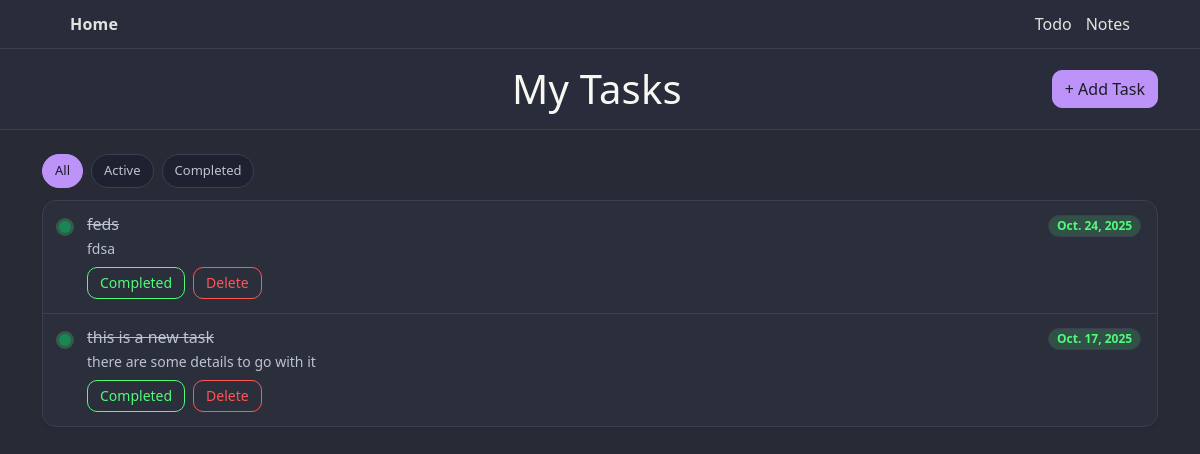
/todo/, run on the app's committed database.
### todo/models.py (models this page shows, shortened)
class Tasks(models.Model):
    title = models.CharField(max_length=255)
    details = models.TextField(blank=True)
    is_done = models.BooleanField(default=False)
    due_date = models.DateField(null=True, blank=True)
    created_at = models.DateTimeField(auto_now_add=True)
    completed_at = models.DateTimeField(null=True, blank=True)

### todo/views.py (the view)
# urls.py: path("", views.index, name="index")
def index(request):
    tasks = Tasks.objects.order_by("is_done", "-created_at")
    task_context = {"tasks": tasks}
    return render(request, "todo/index.html", task_context)

### todo/templates/todo/index.html (shortened to what this page needs)
{% extends "todo/layout.html" %}
{% load static %}
{% block style %}
<link rel="stylesheet" href="{% static 'todo/css/index.css' %}">
{% endblock %}
{% block body %}
  <header class="app-header">
    <div class="container py-3 d-flex align-items-center justify-content-between">
      <h1 class="h1 mb-0 app-title text-center flex-grow-1">My Tasks</h1>
      <button class="btn btn-primary btn-icon" data-bs-toggle="modal" data-bs-target="#addTaskModal">
        <span>+ Add Task</span>
      </button>
    </div>
  </header>
  <main class="container py-4">
    {% if tasks %}
      <div class="filter-bar">
        <span class="chip active" data-filter="all">All</span>
        <span class="chip" data-filter="active">Active</span>
        <span class="chip" data-filter="completed">Completed</span>
      </div>
      <div class="tasks-card shadow-sm">
        <ul class="list-group list-group-flush">
          {% for task in tasks %}
            <li class="list-group-item d-flex gap-3 align-items-start task-item {% if task.is_done %}is-done{% endif %}">
              <div class="status-dot flex-shrink-0 {% if task.is_done %}bg-success{% else %}bg-secondary{% endif %}"></div>
              <div class="flex-grow-1">
                <div class="d-flex justify-content-between align-items-start">
                  <h6 class="mb-1 task-title {% if task.is_done %}text-muted{% endif %}">{{ task.title }}</h6>
                  {% if task.due_date %}
                    <span class="badge rounded-pill {% if task.is_done %}badge-soft-success{% else %}badge-soft-warning{% endif %}">{{ task.due_date }}</span>
                  {% endif %}
                </div>
                {% if task.details %}
                  <div class="text-muted small">{{ task.details }}</div>
                {% endif %}
                <div class="task-actions d-flex gap-2 mt-2">
                  {% if task.is_done %}
                    <form method="post" action="{% url 'todo:toggle' task.id %}">
                      <button type="submit" class="btn btn-outline-success btn-sm" id="complete">Completed</button>
                    </form>
                  {% else %}
                    <form method="post" action="{% url 'todo:toggle' task.id %}">
                      {% csrf_token %}
                      <button type="submit" class="btn btn-outline-primary btn-sm" id="not_complete">Mark Complete</button>
                    </form>
                  {% endif %}
                  <form method="post" action="{% url 'todo:delete' task.id %}">
                    <button type="submit" class="btn btn-outline-danger btn-sm" id="delete_task">Delete</button>
                  </form>
                </div>
              </div>
            </li>
          {% endfor %}
        </ul>
      </div>
    {% else %}
      <div class="empty-state">
        <h6 class="mb-1">No tasks yet</h6>
        <p class="mb-3 small">Add your first task to get started.</p>
        <button class="btn btn-primary btn-sm" data-bs-toggle="modal" data-bs-target="#addTaskModal">Add Task</button>
      </div>
    {% endif %}
  </main>
{% endblock %}

### static/css/site-header.css (style rules this page uses)
:root { --bg: #282a36; --surface: #2b2e3b; --card: #2b2e3b; --text: #f8f8f2; --muted: #bdc2d1; --accent: #bd93f9; --accent-2: #50fa7b; --border: #3b3f51; }

### todo/static/todo/css/index.css (style rules this page uses)
:root { --bg: #282a36; --surface: #2b2e3b; --surface-2: #1f2130; --border: #3b3f51; --text: #f8f8f2; --muted: #bdc2d1; --subtle: #6272a4; --purple: #bd93f9; --green: #50fa7b; --cyan: #8be9fd; --pink: #ff79c6; --orange: #ffb86c; --red: #ff5555; --yellow: #f1fa8c; }
body { background: var(--bg); color: var(--text); min-height: 100vh; }
.app-header { position: sticky; top: 0; z-index: 1020; background: rgba(43,46,59,.9); backdrop-filter: saturate(160%) blur(8px); border-bottom: 1px solid var(--border); }
.tasks-card { background: var(--surface); border: 1px solid var(--border); border-radius: 14px; }
.list-group-flush > .list-group-item { padding: 14px 16px; background: transparent; color: var(--text); border-color: var(--border); }
.list-group-item.task-item { transition: background-color .15s ease, transform .08s ease; }
.status-dot { width: 12px; height: 12px; border-radius: 50%; margin-top: 6px; box-shadow: 0 0 0 3px rgba(189,147,249,.18); }
.is-done .task-title { text-decoration: line-through; color: var(--subtle); }
.is-done .status-dot { box-shadow: 0 0 0 3px rgba(80,250,123,.22); }
.task-actions .btn { height: 32px; padding: 0 12px; }
.badge-soft-success { background-color: rgba(80,250,123,.16); color: var(--green); }
.app-title { letter-spacing: .2px; color: var(--text); }
.btn-icon { display: inline-flex; align-items: center; gap: .5rem; }
.btn-primary { background-color: var(--purple); border-color: var(--purple); color: #1b1c24; }
.btn-outline-success { color: var(--green); border-color: var(--green); }
.btn-outline-danger { color: var(--red); border-color: var(--red); }
.text-muted { color: var(--muted) !important; }
.badge { border: 1px solid var(--border); }
.btn { border-radius: 10px; }
.btn-sm { height: 32px; padding: 0 12px; }
.filter-bar { display: flex; align-items: center; gap: 8px; margin-bottom: 12px; }
.chip { cursor: pointer; user-select: none; padding: 6px 12px; border-radius: 999px; font-size: 13px; border: 1px solid var(--border); color: var(--muted); background: var(--surface-2); }
.chip.active { color: #1b1c24; background: var(--purple); border-color: var(--purple); }

### data on the page
Tasks: is_done True (drawn), title "feds", due_date "Oct. 24, 2025", details "fdsa"
Tasks: is_done True (drawn), title "this is a new task", due_date "Oct. 17, 2025", details "there are some details to go with it"
